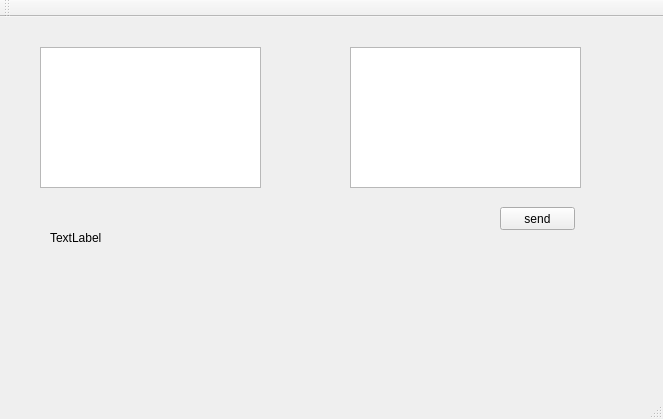
<?xml version="1.0" encoding="UTF-8"?>
<ui version="4.0">
 <class>MainWindow</class>
 <widget class="QMainWindow" name="MainWindow">
  <property name="geometry">
   <rect>
    <x>0</x>
    <y>0</y>
    <width>663</width>
    <height>419</height>
   </rect>
  </property>
  <property name="windowTitle">
   <string>MainWindow</string>
  </property>
  <widget class="QWidget" name="centralWidget">
   <widget class="QTextEdit" name="textEdit">
    <property name="geometry">
     <rect>
      <x>40</x>
      <y>30</y>
      <width>221</width>
      <height>141</height>
     </rect>
    </property>
   </widget>
   <widget class="QTextEdit" name="textEdit_2">
    <property name="geometry">
     <rect>
      <x>350</x>
      <y>30</y>
      <width>231</width>
      <height>141</height>
     </rect>
    </property>
   </widget>
   <widget class="QPushButton" name="pushButton">
    <property name="geometry">
     <rect>
      <x>500</x>
      <y>190</y>
      <width>75</width>
      <height>23</height>
     </rect>
    </property>
    <property name="text">
     <string>send</string>
    </property>
   </widget>
   <widget class="QLabel" name="label">
    <property name="geometry">
     <rect>
      <x>50</x>
      <y>210</y>
      <width>61</width>
      <height>21</height>
     </rect>
    </property>
    <property name="text">
     <string>TextLabel</string>
    </property>
   </widget>
   <widget class="QLabel" name="label_2">
    <property name="geometry">
     <rect>
      <x>170</x>
      <y>200</y>
      <width>101</width>
      <height>71</height>
     </rect>
    </property>
    <property name="text">
     <string/>
    </property>
   </widget>
  </widget>
  <widget class="QMenuBar" name="menuBar">
   <property name="geometry">
    <rect>
     <x>0</x>
     <y>0</y>
     <width>663</width>
     <height>17</height>
    </rect>
   </property>
  </widget>
  <widget class="QToolBar" name="mainToolBar">
   <attribute name="toolBarArea">
    <enum>TopToolBarArea</enum>
   </attribute>
   <attribute name="toolBarBreak">
    <bool>false</bool>
   </attribute>
  </widget>
  <widget class="QStatusBar" name="statusBar"/>
 </widget>
 <layoutdefault spacing="6" margin="11"/>
 <resources/>
 <connections/>
</ui>
